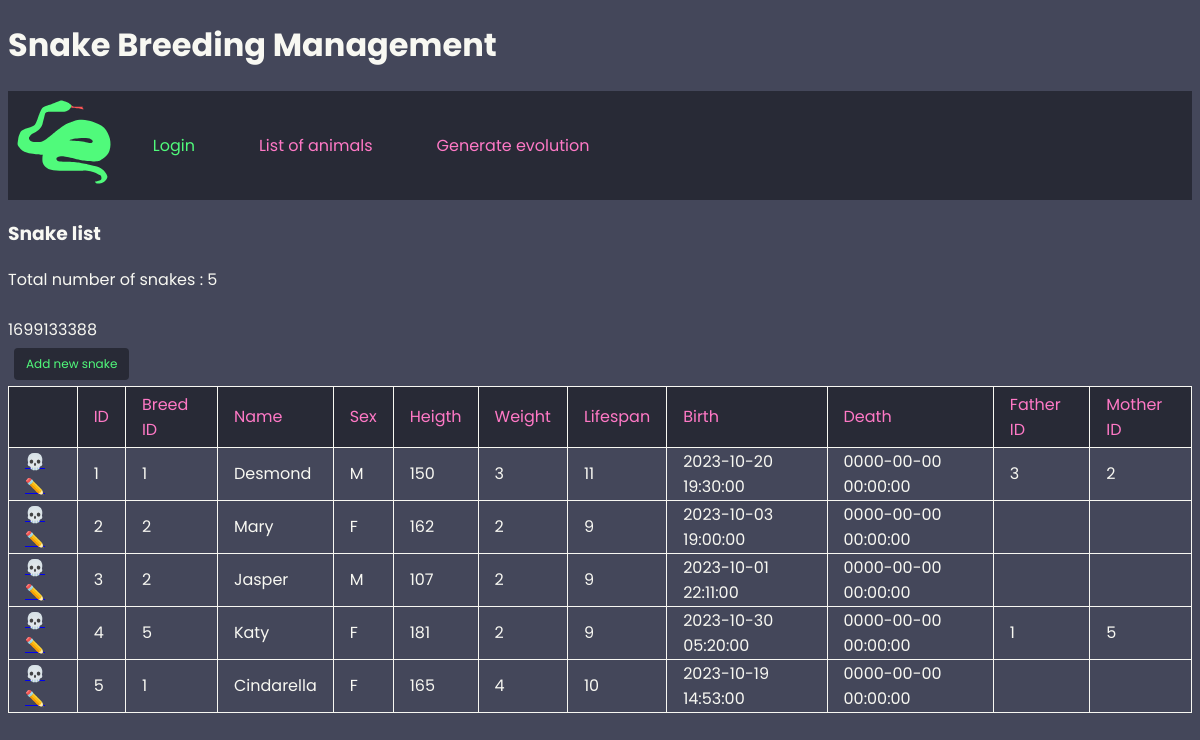
The app's page /index.php?page=animal_list (signed in) with its own data.
### tables this page shows
CREATE TABLE animal (
    id_animal INT UNSIGNED NOT NULL AUTO_INCREMENT PRIMARY KEY,
    id_breed INT DEFAULT NULL,
    animal_name VARCHAR(30) DEFAULT NULL,
    animal_sex CHAR(1) DEFAULT NULL,
    animal_heigth DECIMAL DEFAULT NULL,
    animal_weight DECIMAL DEFAULT NULL,
    animal_lifespan DECIMAL DEFAULT NULL,
    birth_timestamp TIMESTAMP DEFAULT 0,
    death_timestamp TIMESTAMP DEFAULT 0,
    id_father INT DEFAULT NULL,
    id_mother INT DEFAULT NULL
);

### classes/dbconnect.class.php (called while the page is built, shortened)
<?php
class dbConnect {
    private $connect;
    public function __construct($h='localhost', $db='breedingManagement', $u='mariadb', $pw='mariadb*1') {
        $this->connect = new PDO("mysql:host=".$h.";dbname=".$db, $u, $pw);
        $this->connect->setAttribute(PDO::ATTR_ERRMODE, PDO::ERRMODE_EXCEPTION);
    }
    public function sendQuery($query, $fetch_type="both") {
        $startquery = explode(' ', trim($query));
        if ($startquery[0] == 'SELECT' || $startquery[0] == 'INSERT' || $startquery[0] == 'UPDATE' || $startquery[0] == 'DELETE') {
            $result = $this->connect->query($query);
            if ($startquery[0] == 'SELECT') {
                if ($fetch_type == "num") {
                    $result = $result->fetchAll(PDO::FETCH_ASSOC);
                } else {
                    $result = $result->fetchAll();
                }
            }
            return $result;
        } else {
            return FALSE;
        }
    }
    public function getColumnNames($table) {
        $query = "SELECT label
                    FROM (SELECT DISTINCT COLUMN_NAME
                            FROM INFORMATION_SCHEMA.COLUMNS
                            WHERE TABLE_NAME = '".$table."')
                            as ids
                         INNER JOIN column_label
                                 ON ids.COLUMN_NAME = column_label.id_column_label;";
        return $this->sendQuery($query);
    }
}
?>

### classes/animal.class.php (called while the page is built, shortened)
<?php
class Animal {
    private $table = "animal";
    public function getAllAnimals() {
        $db_connect = new dbConnect();
        return $db_connect->sendQuery("SELECT * FROM `".$this->table."`", "num");
    }
    public function countAnimals() {
        $db_connect = new dbConnect();
        return $db_connect->sendQuery("SELECT COUNT(*) as count_table FROM `".$this->table."`");
    }
    public function getColumnNames() {
        $db_connect = new dbConnect();
        return $db_connect->getColumnNames($this->table);
    }
}
?>

### pages/animal_list.php (the view, shortened to what this page needs)
<h3><?php echo ucfirst($_SESSION['animal_specie']) ?> list</h3>
<?php
if (isset($_SESSION['open']) && $_SESSION['open'] > 0) {
    $animal = new Animal();
    $count_animals = $animal->countAnimals();
    echo "Total number of ".$_SESSION['animal_specie_plural']." : ".$count_animals[0]['count_table']."<br><br>";
    echo time()."<br>";
?>
<input class="button" type="button" onclick="window.location.href='index.php?page=edit_animal&choice=new'" value="Add new <?php echo $_SESSION['animal_specie'] ?>">
<table>
    <tr>
        <th></th>
        <?php
        $animal_columns = $animal->getColumnNames('animal');
        foreach ($animal_columns as $column) {
            echo "<th>".$column['label']."</th>";
        }
        ?>
    </tr>
    <?php
    $animal_list = $animal->getAllAnimals();
    foreach ($animal_list as $animal) {
        echo "<td><a href='index.php?page=declare_death&id=".$animal['id_animal']."'>💀</a> <a href='index.php?page=edit_animal&choice=edit&id=".$animal['id_animal']."'>✏️</a></td>";
        foreach ($animal as $value) {
            echo "<td>".$value."</td>";
        }
    }
} else {
    header("Location: index.php?page=login");
}
?>
</table>

### style.css (style rules this page uses)
body { font-family: 'Poppins', sans-serif; background-color: #44475a; color: #f8f8f2; }
table, th, td { border: 1px solid #f8f8f2; border-collapse: collapse; }
th, td { padding-left: 1em; padding-right: 1em; text-align: left; }
th { background-color: #282a36; color:#ff79c6; font-weight: 400; padding-bottom: 0.3em; padding-top: 0.3em; }
.button { background-color: #282a36; color: #50fa7b; text-align: center; text-decoration: none; border: none; border-radius: 4px; padding: 0.6em 1em 0.6em 1em; font-family: 'Poppins', sans-serif; font-size: 0.75em; margin : 0.5em; }

### records on screen
animal: value "1", animal_name "Desmond", animal_sex "M", animal_heigth "150", value "3", animal_lifespan "11", birth_timestamp "2023-10-20 19:30:00", death_timestamp "0000-00-00 00:00:00", id_mother "2"
animal: value "2", animal_name "Mary", animal_sex "F", animal_heigth "162", animal_lifespan "9", birth_timestamp "2023-10-03 19:00:00", death_timestamp "0000-00-00 00:00:00"
animal: id_animal "3", value "2", animal_name "Jasper", animal_sex "M", animal_heigth "107", animal_lifespan "9", birth_timestamp "2023-10-01 22:11:00", death_timestamp "0000-00-00 00:00:00"
animal: id_animal "4", value "5", animal_name "Katy", animal_sex "F", animal_heigth "181", animal_weight "2", animal_lifespan "9", birth_timestamp "2023-10-30 05:20:00", death_timestamp "0000-00-00 00:00:00", id_father "1"
animal: id_animal "5", id_breed "1", animal_name "Cindarella", animal_sex "F", animal_heigth "165", animal_weight "4", animal_lifespan "10", birth_timestamp "2023-10-19 14:53:00", death_timestamp "0000-00-00 00:00:00"

### other values on screen
$_SESSION['animal_specie'] "Snake"
$_SESSION['animal_specie_plural'] "snakes"
$count_animals[0]['count_table'] "5"
$column['label'] "ID"
$column['label'] "Breed ID"
$column['label'] "Name"
$column['label'] "Sex"
$column['label'] "Heigth"
$column['label'] "Weight"
$column['label'] "Lifespan"
$column['label'] "Birth"
$column['label'] "Death"
$column['label'] "Father ID"
$column['label'] "Mother ID"
